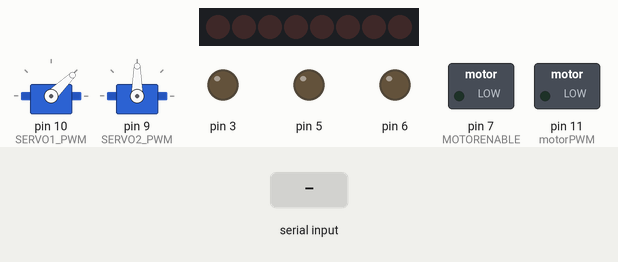
The sketch below on a simulated Arduino Uno, built with avr-gcc and run on an emulated ATmega328P. Shown: 8 shift-register outputs drawn as a row of LEDs (first output left, lit = HIGH), 2 × servo, switched loads named in the sketch (green lamp = pin HIGH), output pins drawn as LEDs (lit = HIGH). Wiring (inferred from the names in the program): shift register (74HC595): data pin 8; shift clock pin 4; latch pin 12. Wiring (inferred from the signals the program sends): row of LEDs: on Q0, Q1, Q2, Q3, Q4, Q5, Q6, Q7. The inputs (shaded band) are chosen by the test bench. Pins used as bus, display or sensor lines are not drawn.

Above: at 1.2 s.
1.3 s: "F90\n" received over Serial
At 2.0 s:
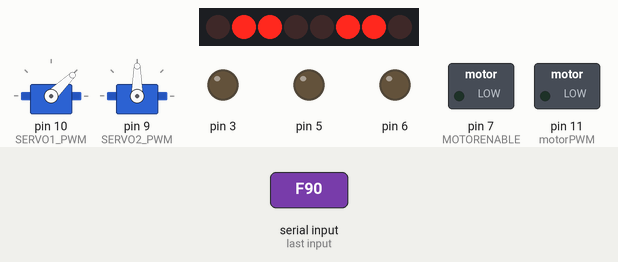
2.8 s: byte 68 ('D') received over Serial
At 3.1 s:
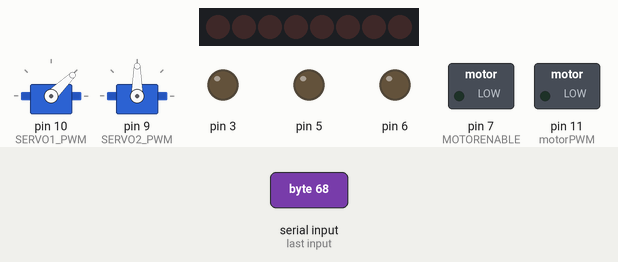
Timing chart, 0 to 5.8 s (numbered marks = the images above; inputs shaded):
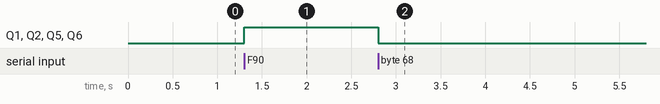

The sketch:

Wall_Climbing_Robot_V2.ino
```cpp
#include <Servo.h>

char command = 'S';
char prevCommand = 'A';
int velocity = 0;
boolean Isfan=false;
unsigned long timer0 = 2000;  //Stores the time (in millis since execution started)
unsigned long timer1 = 0;  //Stores the time when the last command was received from the phone

// Arduino pins for the shift register
#define MOTORLATCH 12
#define MOTORCLK 4
#define MOTORENABLE 7
#define MOTORDATA 8

// 8-bit bus after the 74HC595 shift register
// (not Arduino pins)
// These are used to set the direction of the bridge driver.
#define MOTOR1_A 2
#define MOTOR1_B 3
#define MOTOR2_A 1
#define MOTOR2_B 4
#define MOTOR3_A 5
#define MOTOR3_B 7
#define MOTOR4_B 0
#define MOTOR4_A 6

// Arduino pins for the PWM signals.
#define MOTOR1_PWM 11
#define MOTOR2_PWM 3
#define MOTOR3_PWM 6
#define MOTOR4_PWM 5
#define SERVO1_PWM 10
#define SERVO2_PWM 9

// Codes for the motor function.
#define FORWARD 1
#define BACKWARD 2
#define BRAKE 3
#define RELEASE 4


// Declare classes for Servo connectors of the MotorShield.
Servo myservo;
Servo servo_2;
void setup() {
Serial.begin(9600);
  // Use the default "Servo" library of Arduino.
  // Attach the pin number to the servo library.
  // This might also set the servo in the middle position.
  myservo.attach(SERVO1_PWM);
  servo_2.attach(SERVO2_PWM);
  myservo.writeMicroseconds(1000);
}

void loop(){
  if(Serial.available() > 0){
    timer1 = millis();
    prevCommand = command;
    command = Serial.read();
    //Change pin mode only if new command is different from previous.
    if(command!=prevCommand){
      //Serial.println(command);
      switch(command){
      case 'F':
        Forward_4W();
        break;
      case 'B':
        Back_4W();
        break;
      case 'L':
        Left_4W();
        break;
      case 'R':
        Right_4W();
        break;
      case 'S':
        Stopped_4W();
        break;
      case 'I':  //FR
        //yellowCar.ForwardRight_4W(velocity);
        break;
      case 'J':  //BR
        //yellowCar.BackRight_4W(velocity);
        break;
      case 'G':  //FL
        //yellowCar.ForwardLeft_4W(velocity);
        break;
      case 'H':  //BL
        //yellowCar.BackLeft_4W(velocity);
        break;
      case 'W':  //Font ON
        //digitalWrite(pinfrontLights, HIGH);
        break;
      case 'w':  //Font OFF
        //digitalWrite(pinfrontLights, LOW);
        break;
      case 'U':  //Back ON
        Isfan=true;
        break;
      case 'u':  //Back OFF
        Isfan=false;
        break;
      case 'D':  //Everything OFF
        //digitalWrite(pinfrontLights, LOW);

        Stopped_4W();
        break;
      default:  //Get velocity
        if(command=='q'){
            if(Isfan==false) {
              velocity = 255;  //Full velocity
            }
            else{
              myservo.writeMicroseconds(2150);
            }
        }
        else{
          //Chars '0' - '9' have an integer equivalence of 48 - 57, accordingly.
          if((command >= 48) && (command <= 57)){
            //Subtracting 48 changes the range from 48-57 to 0-9.
            //Multiplying by 25 changes the range from 0-9 to 0-225.

            if(Isfan==false) {
              velocity = (command - 48)*25;
            }
            else{
              int val,v1;
              val=command - 48;
              v1= map(val, 0, 9,1000,2150); //mapping val to minimum and maximum(Change if needed)
              myservo.writeMicroseconds(v1);
            }

          }
        }
      }
    }
  }
  else{
    timer0 = millis();  //Get the current time (millis since execution started).
    //Check if it has been 500ms since we received last command.
    if((timer0 - timer1)>500){
      //More tan 500ms have passed since last command received, car is out of range.
      //Therefore stop the car and turn lights off.
      //digitalWrite(pinfrontLights, LOW);
      //digitalWrite(pinbackLights, LOW);
      //yellowCar.Stopped_4W();
    }
  }
}

void motor(int nMotor, int command, int speed)
{
  int motorA, motorB;

  if (nMotor >= 1 && nMotor <= 4)
  {
    switch (nMotor)
    {
    case 1:
      motorA   = MOTOR1_A;
      motorB   = MOTOR1_B;
      break;
    case 2:
      motorA   = MOTOR2_A;
      motorB   = MOTOR2_B;
      break;
    case 3:
      motorA   = MOTOR3_A;
      motorB   = MOTOR3_B;
      break;
    case 4:
      motorA   = MOTOR4_A;
      motorB   = MOTOR4_B;
      break;
    default:
      break;
    }

    switch (command)
    {
    case FORWARD:
      motor_output (motorA, HIGH, speed);
      motor_output (motorB, LOW, -1);     // -1: no PWM set
      break;
    case BACKWARD:
      motor_output (motorA, LOW, speed);
      motor_output (motorB, HIGH, -1);    // -1: no PWM set
      break;
    case BRAKE:
      // The AdaFruit library didn't implement a brake.
      // The L293D motor driver ic doesn't have a good
      // brake anyway.
      // It uses transistors inside, and not mosfets.
      // Some use a software break, by using a short
      // reverse voltage.
      // This brake will try to brake, by enabling
      // the output and by pulling both outputs to ground.
      // But it isn't a good break.
      motor_output (motorA, LOW, 255); // 255: fully on.
      motor_output (motorB, LOW, -1);  // -1: no PWM set
      break;
    case RELEASE:
      motor_output (motorA, LOW, 0);  // 0: output floating.
      motor_output (motorB, LOW, -1); // -1: no PWM set
      break;
    default:
      break;
    }
  }
}

void Forward_4W(){
motor(1, FORWARD, velocity);
motor(2, FORWARD, velocity);
motor(3, FORWARD, velocity);
motor(4, FORWARD, velocity);
}

void Back_4W(){
motor(1, BACKWARD, velocity);
motor(2, BACKWARD, velocity);
motor(3, BACKWARD, velocity);
motor(4, BACKWARD, velocity);
}
void Right_4W(){
motor(1, BACKWARD, velocity);
motor(2, BACKWARD, velocity);
motor(3, FORWARD, velocity);
motor(4, FORWARD, velocity);
}
void Left_4W(){
motor(1, FORWARD, velocity);
motor(2, FORWARD, velocity);
motor(3, BACKWARD, velocity);
motor(4, BACKWARD, velocity);
}
void Stopped_4W(){
motor(1, RELEASE, velocity);
motor(2, RELEASE, velocity);
motor(3, RELEASE, velocity);
motor(4, RELEASE, velocity);
}


// ---------------------------------
// motor_output
//
// The function motor_ouput uses the motor driver to
// drive normal outputs like lights, relays, solenoids,
// DC motors (but not in reverse).
//
// It is also used as an internal helper function
// for the motor() function.
//
// The high_low variable should be set 'HIGH'
// to drive lights, etc.
// It can be set 'LOW', to switch it off,
// but also a 'speed' of 0 will switch it off.
//
// The 'speed' sets the PWM for 0...255, and is for
// both pins of the motor output.
//   For example, if motor 3 side 'A' is used to for a
//   dimmed light at 50% (speed is 128), also the
//   motor 3 side 'B' output will be dimmed for 50%.
// Set to 0 for completelty off (high impedance).
// Set to 255 for fully on.
// Special settings for the PWM speed:
//    Set to -1 for not setting the PWM at all.
//
void motor_output (int output, int high_low, int speed)
{
  int motorPWM;

  switch (output)
  {
  case MOTOR1_A:
  case MOTOR1_B:
    motorPWM = MOTOR1_PWM;
    break;
  case MOTOR2_A:
  case MOTOR2_B:
    motorPWM = MOTOR2_PWM;
    break;
  case MOTOR3_A:
  case MOTOR3_B:
    motorPWM = MOTOR3_PWM;
    break;
  case MOTOR4_A:
  case MOTOR4_B:
    motorPWM = MOTOR4_PWM;
    break;
  default:
    // Use speed as error flag, -3333 = invalid output.
    speed = -3333;
    break;
  }

  if (speed != -3333)
  {
    // Set the direction with the shift register
    // on the MotorShield, even if the speed = -1.
    // In that case the direction will be set, but
    // not the PWM.
    shiftWrite(output, high_low);

    // set PWM only if it is valid
    if (speed >= 0 && speed <= 255)
    {
      analogWrite(motorPWM, speed);
    }
  }
}


// ---------------------------------
// shiftWrite
//
// The parameters are just like digitalWrite().
//
// The output is the pin 0...7 (the pin behind
// the shift register).
// The second parameter is HIGH or LOW.
//
// There is no initialization function.
// Initialization is automatically done at the first
// time it is used.
//
void shiftWrite(int output, int high_low)
{
  static int latch_copy;
  static int shift_register_initialized = false;

  // Do the initialization on the fly,
  // at the first time it is used.
  if (!shift_register_initialized)
  {
    // Set pins for shift register to output
    pinMode(MOTORLATCH, OUTPUT);
    pinMode(MOTORENABLE, OUTPUT);
    pinMode(MOTORDATA, OUTPUT);
    pinMode(MOTORCLK, OUTPUT);

    // Set pins for shift register to default value (low);
    digitalWrite(MOTORDATA, LOW);
    digitalWrite(MOTORLATCH, LOW);
    digitalWrite(MOTORCLK, LOW);
    // Enable the shift register, set Enable pin Low.
    digitalWrite(MOTORENABLE, LOW);

    // start with all outputs (of the shift register) low
    latch_copy = 0;

    shift_register_initialized = true;
  }

  // The defines HIGH and LOW are 1 and 0.
  // So this is valid.
  bitWrite(latch_copy, output, high_low);

  // Use the default Arduino 'shiftOut()' function to
  // shift the bits with the MOTORCLK as clock pulse.
  // The 74HC595 shiftregister wants the MSB first.
  // After that, generate a latch pulse with MOTORLATCH.
  shiftOut(MOTORDATA, MOTORCLK, MSBFIRST, latch_copy);
  delayMicroseconds(5);    // For safety, not really needed.
  digitalWrite(MOTORLATCH, HIGH);
  delayMicroseconds(5);    // For safety, not really needed.
  digitalWrite(MOTORLATCH, LOW);
}
```

Measured:
- after the input at 1.3 s, Q1, Q2, Q5, Q6: LOW → HIGH at once
- after the input at 2.8 s, Q1, Q2, Q5, Q6: HIGH → LOW at once
